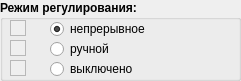
   <widget class="QGroupBox" name="group_4">
    <property name="geometry">
     <rect>
      <x>10</x>
      <y>180</y>
      <width>241</width>
      <height>81</height>
     </rect>
    </property>
    <property name="font">
     <font>
      <weight>75</weight>
      <bold>true</bold>
     </font>
    </property>
    <property name="title">
     <string>Режим регулирования:</string>
    </property>
    <widget class="QFrame" name="led_pid">
     <property name="geometry">
      <rect>
       <x>10</x>
       <y>20</y>
       <width>16</width>
       <height>16</height>
      </rect>
     </property>
     <property name="font">
      <font>
       <weight>50</weight>
       <bold>false</bold>
      </font>
     </property>
     <property name="autoFillBackground">
      <bool>true</bool>
     </property>
     <property name="frameShape">
      <enum>QFrame::StyledPanel</enum>
     </property>
     <property name="frameShadow">
      <enum>QFrame::Raised</enum>
     </property>
    </widget>
    <widget class="QRadioButton" name="heater_pid">
     <property name="geometry">
      <rect>
       <x>50</x>
       <y>20</y>
       <width>101</width>
       <height>18</height>
      </rect>
     </property>
     <property name="font">
      <font>
       <weight>50</weight>
       <bold>false</bold>
      </font>
     </property>
     <property name="text">
      <string>непрерывное</string>
     </property>
     <property name="checked">
      <bool>true</bool>
     </property>
    </widget>
    <widget class="QRadioButton" name="heater_manual">
     <property name="geometry">
      <rect>
       <x>50</x>
       <y>40</y>
       <width>101</width>
       <height>18</height>
      </rect>
     </property>
     <property name="font">
      <font>
       <weight>50</weight>
       <bold>false</bold>
      </font>
     </property>
     <property name="text">
      <string>ручной</string>
     </property>
    </widget>
    <widget class="QFrame" name="led_manual">
     <property name="geometry">
      <rect>
       <x>10</x>
       <y>40</y>
       <width>16</width>
       <height>16</height>
      </rect>
     </property>
     <property name="font">
      <font>
       <weight>50</weight>
       <bold>false</bold>
      </font>
     </property>
     <property name="autoFillBackground">
      <bool>true</bool>
     </property>
     <property name="frameShape">
      <enum>QFrame::StyledPanel</enum>
     </property>
     <property name="frameShadow">
      <enum>QFrame::Raised</enum>
     </property>
    </widget>
    <widget class="QRadioButton" name="heater_off">
     <property name="geometry">
      <rect>
       <x>50</x>
       <y>60</y>
       <width>101</width>
       <height>18</height>
      </rect>
     </property>
     <property name="font">
      <font>
       <weight>50</weight>
       <bold>false</bold>
      </font>
     </property>
     <property name="text">
      <string>выключено</string>
     </property>
     <property name="checked">
      <bool>false</bool>
     </property>
    </widget>
    <widget class="QFrame" name="led_off">
     <property name="geometry">
      <rect>
       <x>10</x>
       <y>60</y>
       <width>16</width>
       <height>16</height>
      </rect>
     </property>
     <property name="font">
      <font>
       <weight>50</weight>
       <bold>false</bold>
      </font>
     </property>
     <property name="autoFillBackground">
      <bool>true</bool>
     </property>
     <property name="frameShape">
      <enum>QFrame::StyledPanel</enum>
     </property>
     <property name="frameShadow">
      <enum>QFrame::Raised</enum>
     </property>
    </widget>
   </widget>
